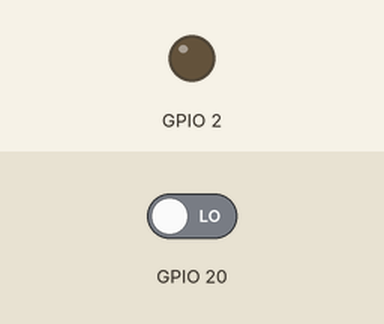
Recording of a program running on a simulated Raspberry Pi (BCM pin numbers). Shown: output pins drawn as LEDs (lit = HIGH). The test bench sets the inputs (shaded band); at power-on: GPIO 20 LOW.

Above: at 1.2 s.
1.3 s: GPIO 20 driven HIGH
At 1.7 s:
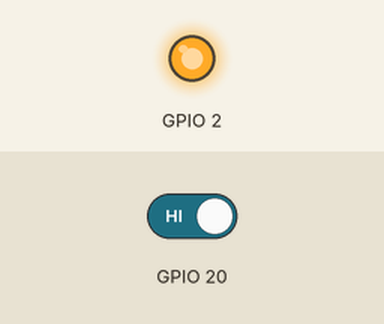
2.8 s: GPIO 20 driven LOW
At 4.1 s:
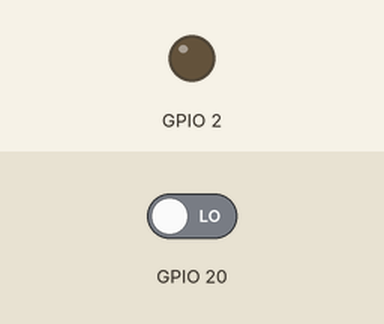
Timing chart, 0 to 5.8 s (numbered marks = the images above; inputs shaded):
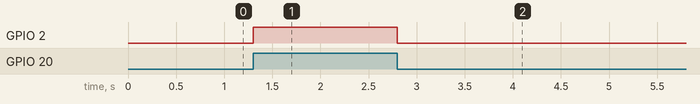

The program:

clase05_Ejemplo03_PulsadorLeds.py
```python
import RPi.GPIO as GPIO

GPIO.setmode(GPIO.BCM)
GPIO.setup(2, GPIO.OUT)
GPIO.setup(20,GPIO.IN)

#forma inicial de hacerlo
'''
try:
    while True:
        if GPIO.input(20) == GPIO.HIGH:
            GPIO.output(2, GPIO.HIGH)
        else:
            GPIO.output(2, GPIO.LOW)
except:
    print("Fin de programa")
    GPIO.cleanup() '''

try:
    while True:
        GPIO.output(2, GPIO.input(20))
except:
    print("Fin de programa")
    GPIO.cleanup()
       
```

Measured:
- after the input at 1.3 s, GPIO 2: LOW → HIGH at once
- after the input at 2.8 s, GPIO 2: HIGH → LOW at once
